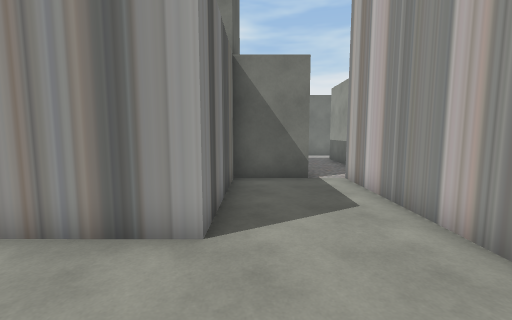
view 1 (above)

16 first-person views from a walk through a scene from a Unity 3-D project. The camera is 1.5 m above the floor, tilts 6° down and sees 90° across. The floor is counted in squares, 1 m on a side. Each view is taken from the middle of a square. On the plan, view 1 faces up. The plan holds only what a view shows up to about 13 squares ahead; the rest is blank. The place goes on beyond the plan. The player is left out.

view 2
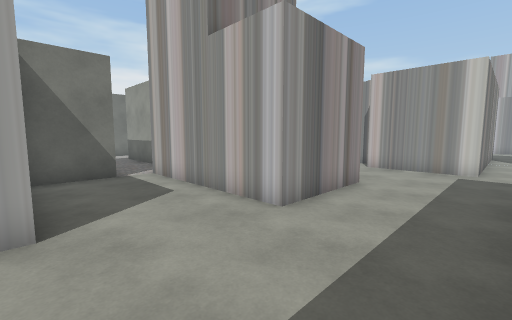

view 3
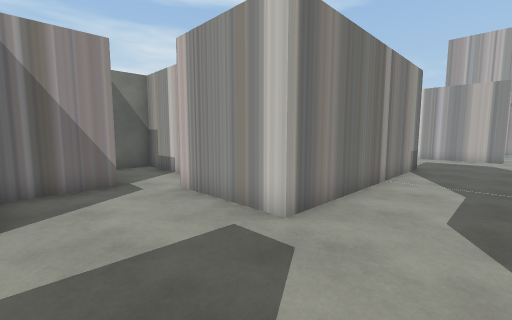

view 4
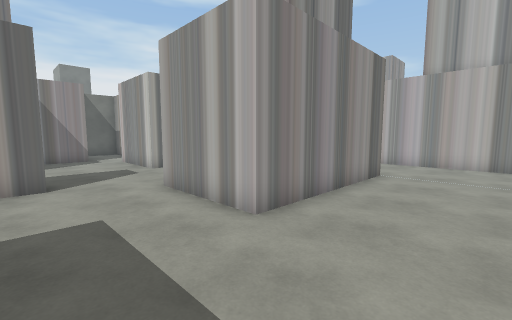

view 5
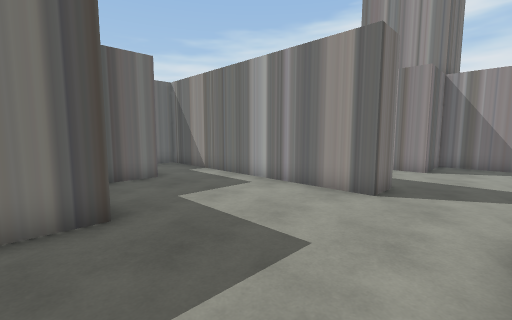

view 6
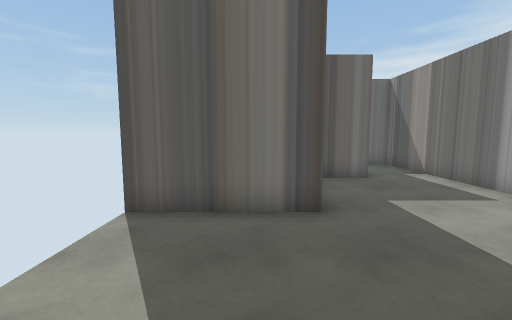

view 7
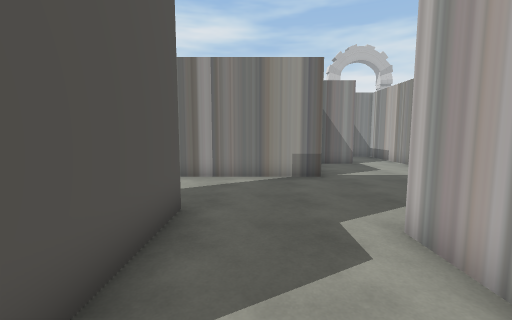

view 8
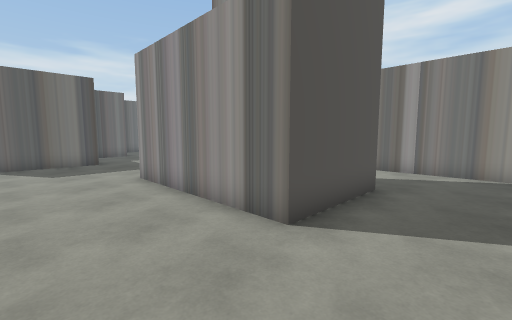

view 9
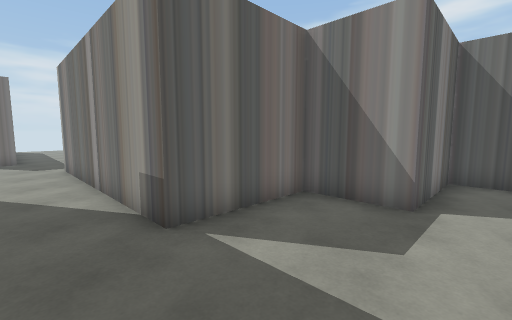

view 10
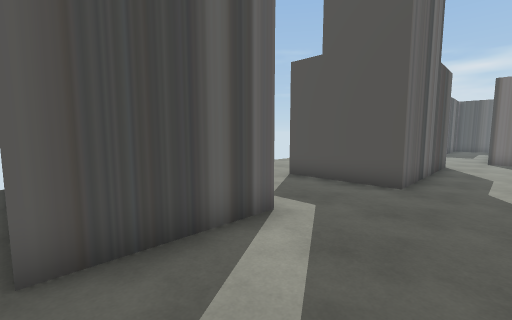

view 11
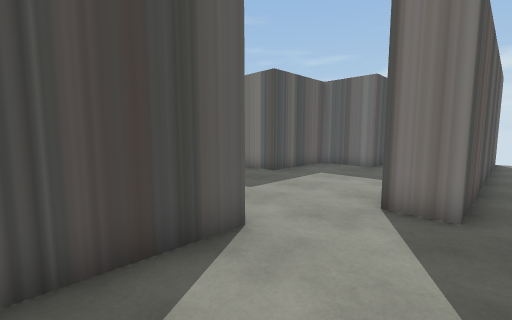

view 12
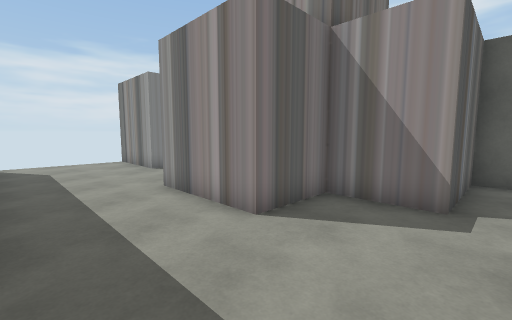

view 13
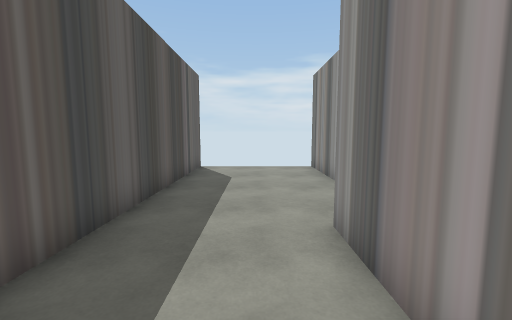

view 14
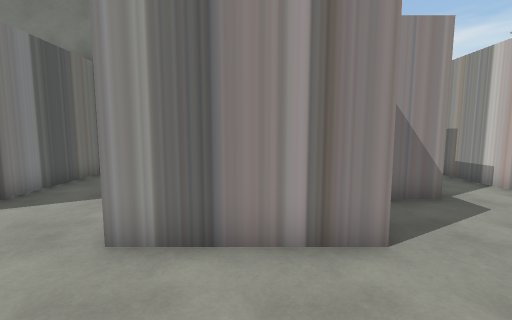

view 15
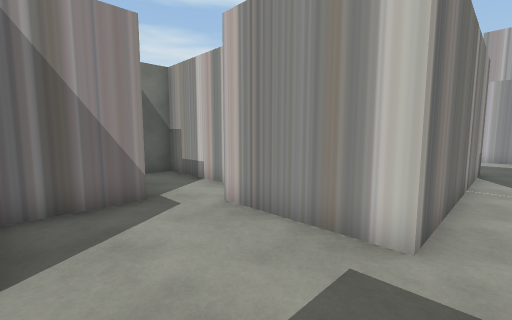

view 16
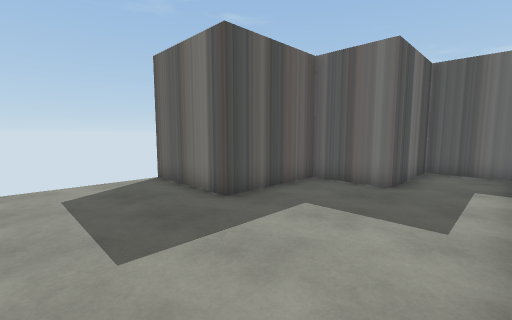

### Floor plan
Points are (right, up) in squares from view 1. A wall is a line through its corners. A room is listed if a view was taken in it or the views show most of it. See-through windows are left out.
Room 1 (views 1, 2, 3, 4, 5, 6, 7, 8, 9, 10, 11, 12, 13, 14, 15, 16)
walls: (9.3, -4) (15.5, -4) (15.5, -7.7) (9.3, -7.7) (9.3, -4); (11.8, 3.9) (11.8, 8.5) (9.3, 8.5) (9.3, 4.7) (6.8, 4.7) (6.8, 2.3) (3, 2.3) (3, 8.5); (19.3, -11.1) (19.3, -5.2) (23, -5.2); (1.9, 8.5) (-0.7, 8.5) (-0.7, 3.5) (-4.5, 3.5); (-4.5, -1.5) (6.8, -1.5) (6.8, -2.7) (-3.3, -2.7) (-3.3, -5.2) (0.5, -5.2) (0.5, -7.7) (4.3, -7.7) (4.3, -11.5); (23.1, 7.3) (21.8, 7.3) (21.8, 3.5) (19.3, 3.5) (19.3, -0.2) (10.5, -0.2) (10.5, 3.5)

Positions as (right, up) in squares from view 1, and headings:
1: (0, 0), facing up
2: (-1, -1), facing up-right
3: (7, -3), facing up-right
4: (6, -11), facing up-right
5: (9, -9), facing up-left
6: (9, -9), facing left
7: (17, -9), facing up
8: (18, -11), facing up-left
9: (23, -2), facing up-left
10: (23, -2), facing down-left
11: (12, -1), facing down-left
12: (10, -1), facing up-left
13: (7, 1), facing left
14: (5, -1), facing up
15: (7, -1), facing up-right
16: (8, -3), facing down-left
